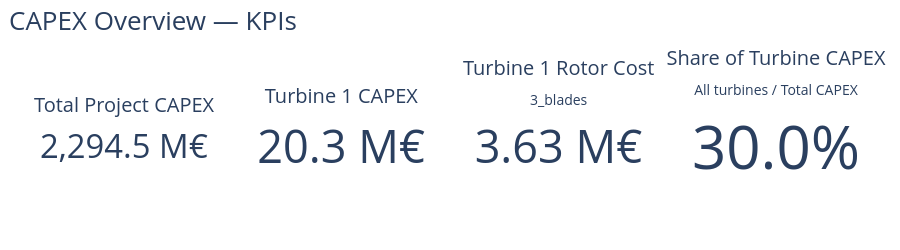
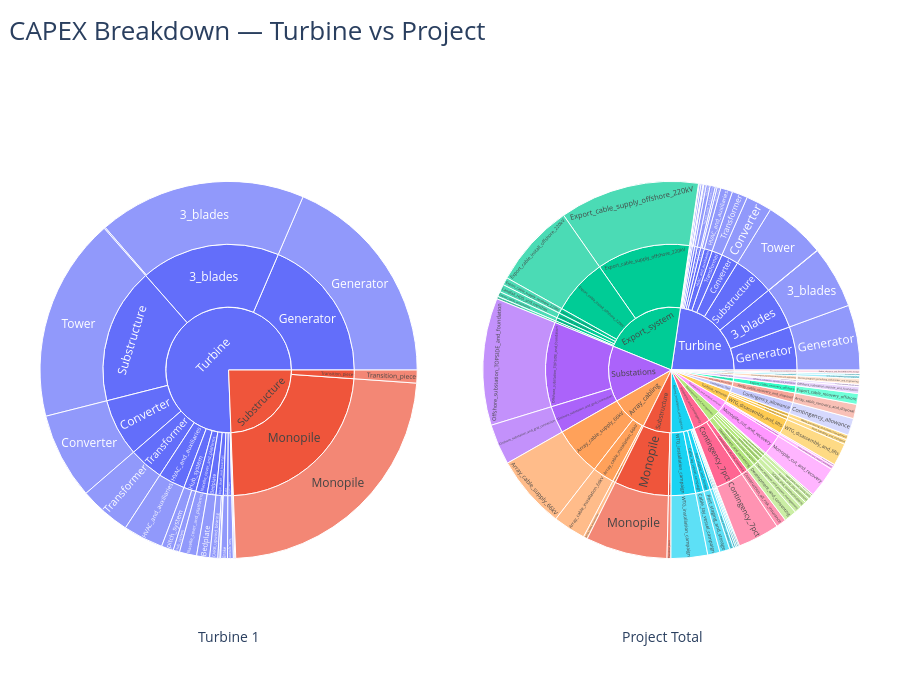
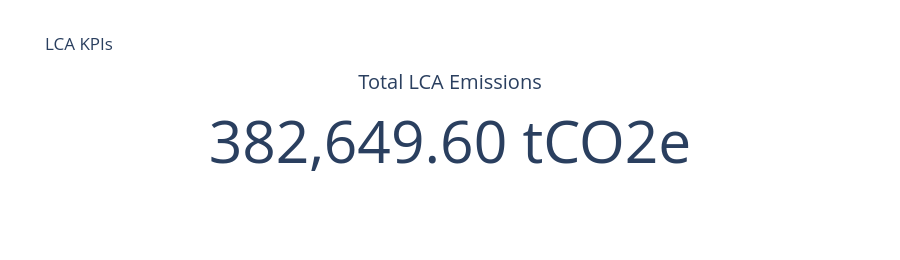
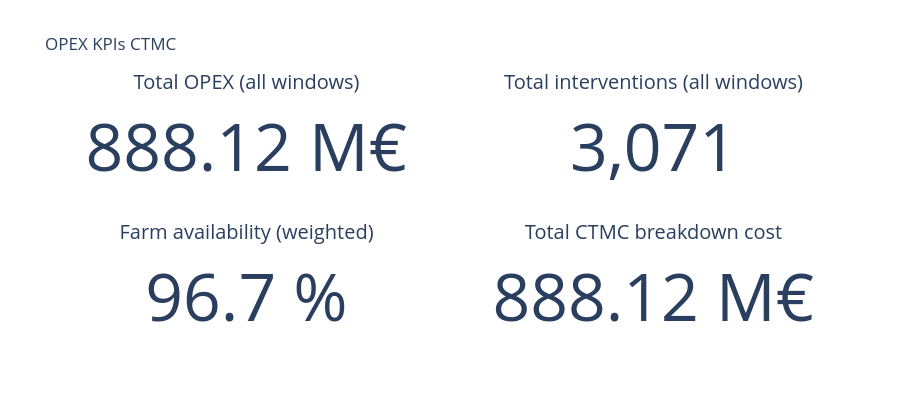

Notebook code for these charts, in order:
### Markdown cell above
# Single Experiment

### Code cell
from pathlib import Path
import sys

PROJECT_ROOT = Path.cwd().parent
sys.path.append(str(PROJECT_ROOT))

from core.Simulation import build_experiment

LIBRARY_PATH = PROJECT_ROOT / "examples" / "Inputs" / "HKN"
RESULT_DIR   = PROJECT_ROOT / "results"

sim_cfg = {
    "run_marketenv": True,
    "run_metenv": False,
    "run_capex": True,
    "capex_dashboard": True,
    "run_windfarm": True,
    "run_LCA": True,
    "LCA_dashboard": True,
    "run_opex": True,
    "opex_dashboard": True,
    "run_curtailment": True,
    "run_lifetime_extension": True,
    "run_revenue": True,
    "run_valuation": True,
    "valuation_dashboard": True,
    "collect_results": True,
}

# build the experiment

exp = build_experiment(
    library_path=str(LIBRARY_PATH),
    base_config_path="config.yaml",
    simulation_config=sim_cfg,
    replicates = 1, 
    seed = 42,
    name="test_experiment",
    result_directory= str(RESULT_DIR),
)

# run the experiment
exp.run()

### Figure 1 — Plotly figure (JSON) as saved in the notebook; plotly's stock layout.template omitted (floating-point values rounded to 4 significant figures)
{"data": [{"domain": {"x": [0, 0.205], "y": [0, 1]}, "mode": "number", "number": {"suffix": " M€", "valueformat": ",.1f"}, "title": {"text": "Total Project CAPEX"}, "type": "indicator", "value": 2295.0}, {"domain": {"x": [0.265, 0.47], "y": [0, 1]}, "mode": "number", "number": {"suffix": " M€", "valueformat": ",.1f"}, "title": {"text": "Turbine 1 CAPEX"}, "type": "indicator", "value": 20.26}, {"domain": {"x": [0.53, 0.735], "y": [0, 1]}, "mode": "number", "number": {"suffix": " M€", "valueformat": ",.2f"}, "title": {"text": "Turbine 1 Rotor Cost<br><sub>3_blades</sub>"}, "type": "indicator", "value": 3.632}, {"domain": {"x": [0.795, 1], "y": [0, 1]}, "mode": "number", "number": {"valueformat": ".1%"}, "title": {"text": "Share of Turbine CAPEX<br><sub>All turbines / Total CAPEX</sub>"}, "type": "indicator", "value": 0.3003}], "layout": {"height": 250, "margin": {"b": 20, "l": 40, "r": 40, "t": 60}, "title": {"font": {"size": 26}, "text": "CAPEX Overview — KPIs", "x": 0.01}}}

### Figure 2 — Plotly figure (JSON) as saved in the notebook; plotly's stock layout.template omitted (floating-point values rounded to 4 significant figures; data arrays with more than 128 entries replaced by an {"elided": "..."} marker saying what was removed)
{"data": [{"branchvalues": "total", "domain": {"x": [0, 0.46], "y": [0, 1]}, "hovertemplate": "%{label}<br>Cost: %{value:,.2f} M€<br>Share: %{percentParent:.1%} of parent<br>Global: %{percentRoot:.1%} of total<extra></extra>", "ids": ["cat:Turbine", "cat:Substructure", "cat:Substructure|sub:Monopile", "cat:Substructure|sub:Transition_piece", "cat:Turbine|sub:3_blades", "cat:Turbine|sub:Bedplate", "cat:Turbine|sub:Brake", "cat:Turbine|sub:Converter", "cat:Turbine|sub:Generator", "cat:Turbine|sub:HVAC_and_auxiliaries", "cat:Turbine|sub:Hub_system", "cat:Turbine|sub:Main_shaft_and_bearings", "cat:Turbine|sub:Nacelle_cover_and_platforms", "cat:Turbine|sub:Substructure", "cat:Turbine|sub:Tower_top_interface", "cat:Turbine|sub:Transformer", "cat:Turbine|sub:Turret", "cat:Turbine|sub:Yaw_system", "cat:Substructure|sub:Monopile|ssub:Monopile", "cat:Substructure|sub:Transition_piece|ssub:Transition_piece", "cat:Turbine|sub:3_blades|ssub:3_blades", "cat:Turbine|sub:3_blades|ssub:blade_surface_coatings", "cat:Turbine|sub:Bedplate|ssub:Bedplate", "cat:Turbine|sub:Brake|ssub:Brake", "cat:Turbine|sub:Converter|ssub:Converter", "cat:Turbine|sub:Generator|ssub:Generator", "cat:Turbine|sub:HVAC_and_auxiliaries|ssub:HVAC_and_auxiliaries", "cat:Turbine|sub:Hub_system|ssub:Hub_system", "cat:Turbine|sub:Hub_system|ssub:pitch_system", "cat:Turbine|sub:Main_shaft_and_bearings|ssub:CARB_upwind_bearing", "cat:Turbine|sub:Main_shaft_and_bearings|ssub:SRB_downwind_bearing", "cat:Turbine|sub:Main_shaft_and_bearings|ssub:main_shaft", "cat:Turbine|sub:Nacelle_cover_and_platforms|ssub:Nacelle_cover_and_platforms", "cat:Turbine|sub:Substructure|ssub:Tower", "cat:Turbine|sub:Tower_top_interface|ssub:Tower_top_interface", "cat:Turbine|sub:Transformer|ssub:Transformer", "cat:Turbine|sub:Turret|ssub:Turret", "cat:Turbine|sub:Yaw_system|ssub:Yaw_system"], "labels": ["Turbine", "Substructure", "Monopile", "Transition_piece", "3_blades", "Bedplate", "Brake", "Converter", "Generator", "HVAC_and_auxiliaries", "Hub_system", "Main_shaft_and_bearings", "Nacelle_cover_and_platforms", "Substructure", "Tower_top_interface", "Transformer", "Turret", "Yaw_system", "Monopile", "Transition_piece", "3_blades", "blade_surface_coatings", "Bedplate", "Brake", "Converter", "Generator", "HVAC_and_auxiliaries", "Hub_system", "pitch_system", "CARB_upwind_bearing", "SRB_downwind_bearing", "main_shaft", "Nacelle_cover_and_platforms", "Tower", "Tower_top_interface", "Transformer", "Turret", "Yaw_system"], "parents": ["", "", "cat:Substructure", "cat:Substructure", "cat:Turbine", "cat:Turbine", "cat:Turbine", "cat:Turbine", "cat:Turbine", "cat:Turbine", "cat:Turbine", "cat:Turbine", "cat:Turbine", "cat:Turbine", "cat:Turbine", "cat:Turbine", "cat:Turbine", "cat:Turbine", "cat:Substructure|sub:Monopile", "cat:Substructure|sub:Transition_piece", "cat:Turbine|sub:3_blades", "cat:Turbine|sub:3_blades", "cat:Turbine|sub:Bedplate", "cat:Turbine|sub:Brake", "cat:Turbine|sub:Converter", "cat:Turbine|sub:Generator", "cat:Turbine|sub:HVAC_and_auxiliaries", "cat:Turbine|sub:Hub_system", "cat:Turbine|sub:Hub_system", "cat:Turbine|sub:Main_shaft_and_bearings", "cat:Turbine|sub:Main_shaft_and_bearings", "cat:Turbine|sub:Main_shaft_and_bearings", "cat:Turbine|sub:Nacelle_cover_and_platforms", "cat:Turbine|sub:Substructure", "cat:Turbine|sub:Tower_top_interface", "cat:Turbine|sub:Transformer", "cat:Turbine|sub:Turret", "cat:Turbine|sub:Yaw_system"], "type": "sunburst", "values": [15.32, 4.943, 4.718, 0.225, 3.632, 0.2253, 0.1176, 1.5, 3.757, 0.6957, 0.3216, 0.1888, 0.2987, 3.542, 0.024, 0.9, 0.0162, 0.1013, 4.718, 0.225, 3.61, 0.0225, 0.2253, 0.1176, 1.5, 3.757, 0.6957, 0.111, 0.2106, 0.1406, 0.0372, 0.01107, 0.2987, 3.542, 0.024, 0.9, 0.0162, 0.1013]}, {"branchvalues": "total", "domain": {"x": [0.54, 1], "y": [0, 1]}, "hovertemplate": "%{label}<br>Cost: %{value:,.2f} M€<br>Share: %{percentParent:.1%} of parent<br>Global: %{percentRoot:.1%} of total<extra></extra>", "ids": {"elided": "137 str values"}, "labels": {"elided": "137 str values"}, "parents": {"elided": "137 str values"}, "type": "sunburst", "values": {"elided": "137 float values"}}], "layout": {"annotations": [{"font": {"size": 14}, "showarrow": false, "text": "Turbine 1", "x": 0.19, "xref": "paper", "y": 0.02, "yref": "paper"}, {"font": {"size": 14}, "showarrow": false, "text": "Project Total", "x": 0.81, "xref": "paper", "y": 0.02, "yref": "paper"}], "height": 700, "margin": {"b": 40, "l": 40, "r": 40, "t": 80}, "title": {"font": {"size": 26}, "text": "CAPEX Breakdown — Turbine vs Project", "x": 0.01}}}

### Figure 3 — Plotly figure (JSON) as saved in the notebook; plotly's stock layout.template omitted (floating-point values rounded to 4 significant figures)
{"data": [{"domain": {"x": [0, 1], "y": [0, 1]}, "mode": "number", "number": {"suffix": " tCO2e", "valueformat": ",.2f"}, "title": {"text": "Total LCA Emissions"}, "type": "indicator", "value": 382600.0}], "layout": {"height": 260, "showlegend": false, "title": {"text": "LCA KPIs"}}}

### Figure 4 — Plotly figure (JSON) as saved in the notebook; plotly's stock layout.template omitted (floating-point values rounded to 4 significant figures)
{"data": [{"domain": {"x": [0, 0.45], "y": [0.625, 1]}, "mode": "number", "number": {"suffix": " M€", "valueformat": ",.2f"}, "title": {"text": "Total OPEX (all windows)"}, "type": "indicator", "value": 888.1}, {"domain": {"x": [0.55, 1], "y": [0.625, 1]}, "mode": "number", "number": {"valueformat": ",.0f"}, "title": {"text": "Total interventions (all windows)"}, "type": "indicator", "value": 3071.0}, {"domain": {"x": [0, 0.45], "y": [0, 0.375]}, "mode": "number", "number": {"suffix": " %", "valueformat": ".1f"}, "title": {"text": "Farm availability (weighted)"}, "type": "indicator", "value": 96.66}, {"domain": {"x": [0.55, 1], "y": [0, 0.375]}, "mode": "number", "number": {"suffix": " M€", "valueformat": ",.2f"}, "title": {"text": "Total CTMC breakdown cost"}, "type": "indicator", "value": 888.1}], "layout": {"height": 420, "showlegend": false, "title": {"text": "OPEX KPIs CTMC"}}}
